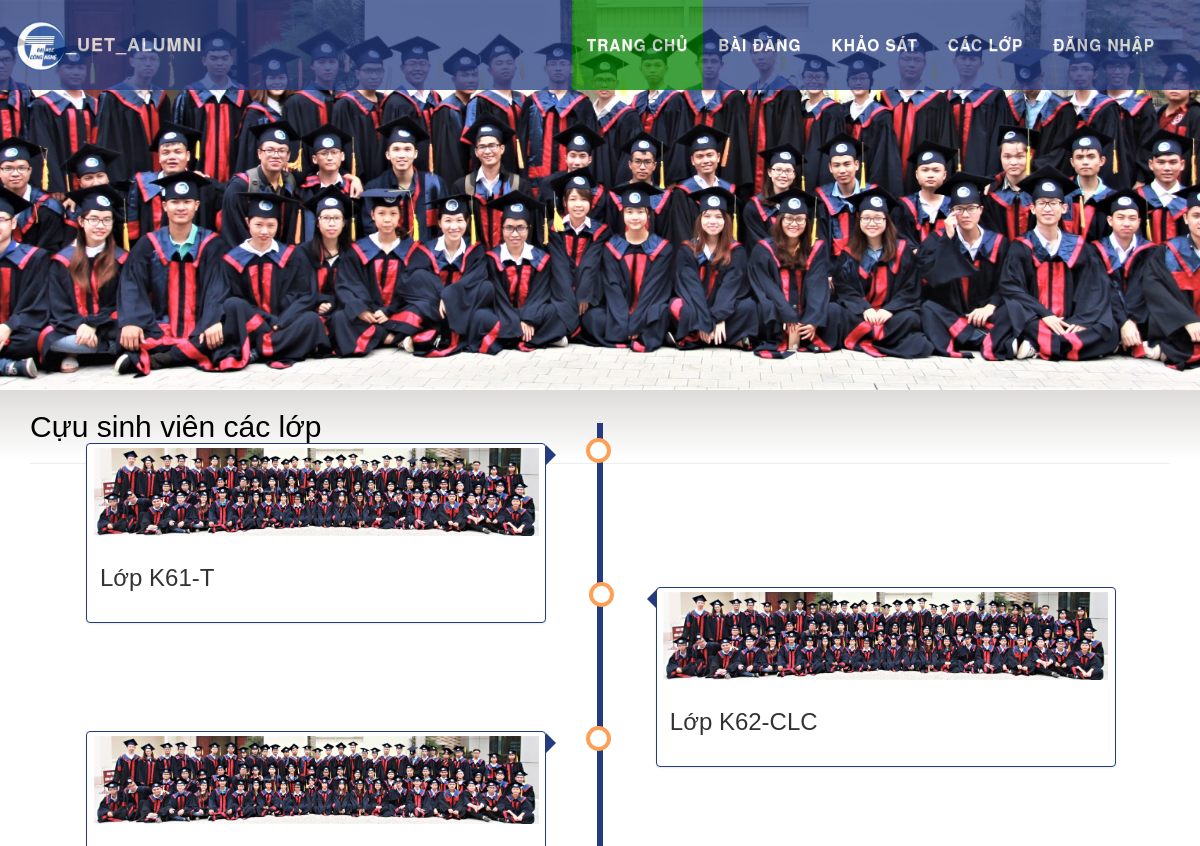
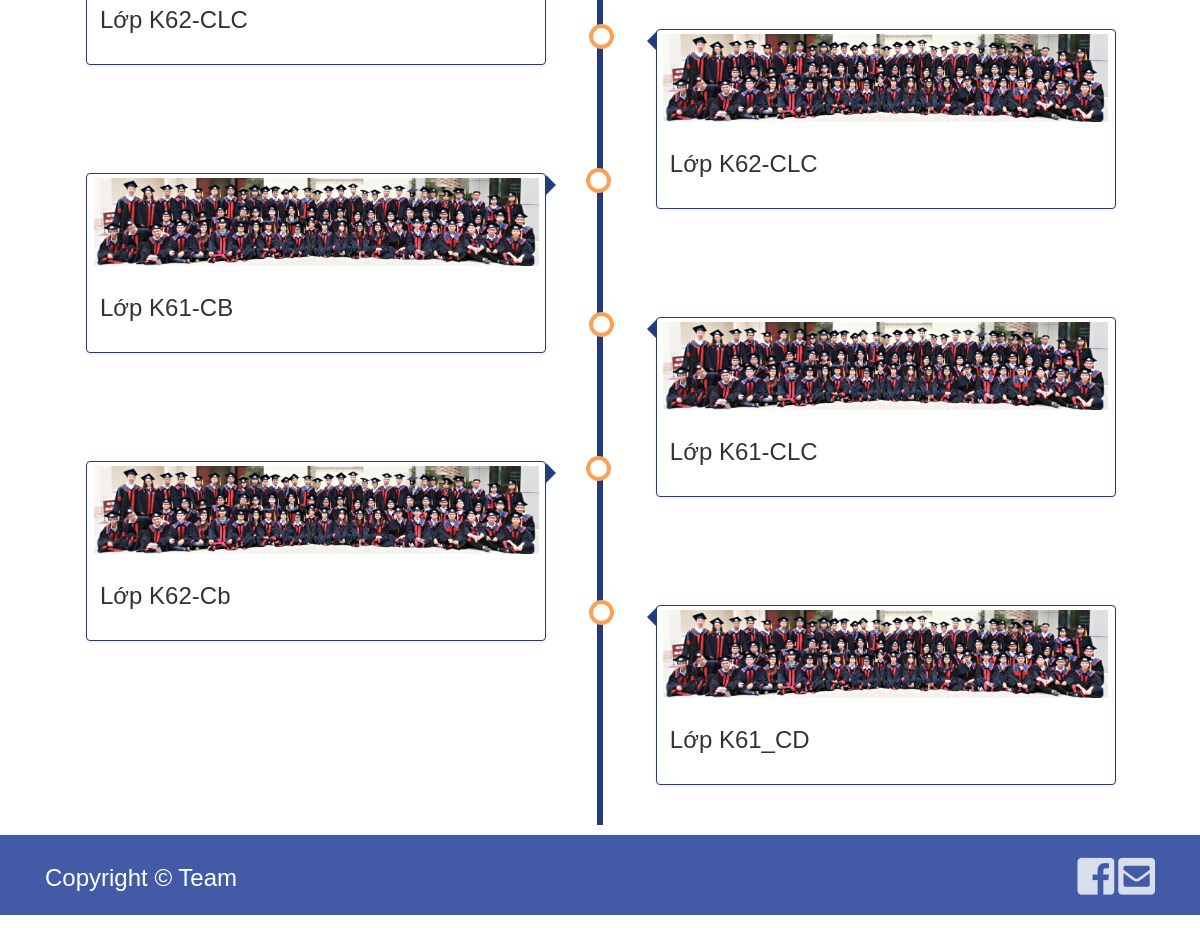
Screenshot of /site/view/ListClasses.php (signed in) with the database file from the repository (2 pictures, top to bottom).
### tables this page shows
CREATE TABLE `lop` (
  `lopID` int(11) NOT NULL,
  `tenlop` varchar(255) NOT NULL,
  `khoaID` int(11) NOT NULL,
  `ka` int(11) NOT NULL COMMENT 'k61, k60, k59',
  `kichhoat` tinyint(1) DEFAULT '0'
);

### site/controller/LopController.php (called while the page is built, shortened)
<?php
require_once ('../../model/Lop.php');
class LopController{
	private $listLop = Array();
	private $soLuongLop ;
	public function __construct($soLuongLop = 0)
	{
		$this->listLop = Array();
		$this->soLuongLop = $soLuongLop;
	}
	public function addOneLop($newLop){
		array_push($this->listLop, $newLop);
	}
	public function getLopInSql(){
		$result = m_admin::getNLopMoiNhat($this->getSoLuongLop());
	}
	public function getListLop()
	{
		return $this->listLop;
	}
	public function getSoLuongLop()
	{
		return $this->soLuongLop;
	}
}

### model/Lop.php (called while the page is built, shortened)
<?php
class Lop{
    private $tenLop = '';
    public function __construct($lopID = -1, $tenLop = "", $khoa = null, $kichHoat = 0){
        $this->tenLop = $tenLop;
    }
    public function getTenLop()
    {
        return $this->tenLop;
    }
}

### model/database.php (called while the page is built, shortened)
<?php
class database{
    var $_dbh= '';
    var $_sql= '';
    public function database($_sql = 'set names "utf8"'){
        $this->_dbh = new PDO('mysql:host=localhost:3306; dbname=qlcsv','root','');
        $this->_dbh->query('set names "utf8"');
    }
	public function setQuery($sql){
        $this->_sql=$sql;
    }
    public function execute($options=array()){
        $this->_cursor=$this->_dbh->prepare($this->_sql);
        $this->_cursor->execute();
        return $this->_cursor;
    }
    public function loadAllRows($options=array()){
        if(!$options){
            if(!$result=$this->execute())
            return false;
        }
        else{
            if(!$result=$this->execute($options))
            return false;
        }
        return $result->fetchAll(PDO::FETCH_OBJ);
    }
    public static function loadAllRowsStatic($sql = 'set names "utf8"'){
		$db = new database($sql);
		$allRow = $db->loadAllRows();
		if (count($allRow)>0){
			return $allRow;
		}else{
			return null;
		}
	}
}
?>

### model/m_admin.php (called while the page is built, shortened)
<?php
include('database.php');
class m_admin extends database{
    static function getnLopMoiNhat($n){
		$sql = 'SELECT * FROM lop
				ORDER BY lop.lopID DESC
				LIMIT '.$n;
		return parent::loadAllRowsStatic($sql);
	}
}
?>

### site/controller/ListClassesController.php (the view, shortened to what this page needs)
<?php
require_once ('../../model/Lop.php');
require_once('LopController.php');
class ListClassesController
{
	public function setListClasses(){
		$listAllClass = new LopController(150);
		$listAllClass->getLopInSql();
		$listClass = $listAllClass->getListLop();
		if (is_array($listClass) || is_object($listClass)) {
			for ($i=0 ; $i<count($listClass) ; $i++){
				($i%2) ? $hand = 'right' : $hand = 'left';
				$s = '<div class="container ' . $hand . '">
							<div class="content">
								<div class="thumbnail aClass">';
				$s.= '				<img src="../../public/ListClasses/img/k60-clc.jpg" alt="a class">';
				$s.= '					<div class="caption">
											<h3>Lớp '. $listClass[$i]->getTenLop() .'</h3>
										</div>';
				$s.= '					<a href="ListAlumni.php?classID='.$listClass[$i]->getLopID().'">
											<div class="chiTiet text-center">
												<i class="fas fa-info-circle"></i>
												<h3>Chi tiết...</h3>
											</div>
										</a>
									</div>
								</div>
							</div>';
				echo $s;
			}
		}
	}
}

### site/view/ListClasses.php (shortened to what this page needs)
<!DOCTYPE html>
<html lang="en">
<head>
	<link rel="stylesheet" href="../../public/vendor/bootstrapv3/css/bootstrap.min.css">
	<link rel="stylesheet" href="../../public/vendor/bootstrapv3/css/bootstrap-theme.min.css">
    <link rel="stylesheet" type="text/css" href="../../public/vendor/fontawesome-free/css/all.min.css">
    <link rel="stylesheet" href="../../public/ListClasses/ListClasses.css">
    <link rel="stylesheet" href="../../public/Home/NavFoo.css">
    <?php
        require_once('../controller/ListClassesController.php');
     ?>
</head>
<body>
    <nav class="navbar navbar-custom navbar-fixed-top" role="navigation">
        <div class="container">
            <div class="navbar-header">
                <a class="logo navbar-brand page-scroll" href="Home.php">
                    <img src="../../public/Home/img/uetLogo.png" alt="">_Uet_Alumni
                </a>
            </div>
            <div class="collapse navbar-collapse navbar-right navbar-main-collapse">
                <ul class="nav navbar-nav">
                    <li class="active" >
                        <a href="Home.php">Trang chủ</a>
                    </li>
                    <li>
                        <a class="" href="#download">Bài đăng</a>
                    </li>
                    <li>
                        <a class="" href="#contact">Khảo sát</a>
                    </li>
                    <li>
                        <a class="" href="ListClasses.php">Các lớp</a>
                    </li>
                    <li>
                        <a class="" href="#">Đăng nhập</a>
                    </li>
                </ul>
            </div>
        </div>
    </nav>
    <div class="myHeader"></div>
    <div class="gradient">
        <div class="container ">
            <div class="title text-left">
                <h2>Cựu sinh viên các lớp</h2>
                <hr>
            </div>
        </div>
    </div>
	<div class="timeline">
        <?php
            $listClassController = new ListClassesController();
            $listClassController->setListClasses();
         ?>
    </div>
    <div class= "footer">
        <div class="container">
            <div class="col-xs-8 col-sm-8 col-md-8 col-lg-8">
                <h3>
                    Copyright &copy; Team
                </h3>
            </div>
            <div class="col-xs-4 col-sm-4 col-md-4 col-lg-4">
                <div class="text-right">
                    <a href="https://www.facebook.com/"><i class="fab fa-facebook-square fa-3x social"></i></a>
                    <a href="mailto:Trongha.hd.98@gmai.com"><i class="fa fa-envelope-square fa-3x social"></i></a>
                </div>
            </div>
        </div>
    </div>
</body>
</html>

### public/ListClasses/ListClasses.css (style rules this page uses)
* { box-sizing: border-box; }
body { font-family: Helvetica, sans-serif; }
body .title { color: black; font-weight: 5px; }
.gradient { height: 69px; background-image: linear-gradient(to bottom,#DDDCDA, white); }
.timeline { position: relative; max-width: 1200px; margin: 0 auto; margin-top: 5%; }
.timeline::after { content: ''; position: absolute; width: 6px; background-color: #253B80; top: 0; bottom: 0; left: 50%; margin-left: -3px; }
.timeline .container { padding: 10px 40px; position: relative; background-color: inherit; width: 50%; }
.timeline .container::after { content: ''; position: absolute; width: 25px; height: 25px; right: -23px; background-color: white; border: 4px solid #FF9F55; top: 15px; border-radius: 50%; z-index: 1; }
.left { left: -26%; margin-top: -8%; }
.right { left: 25%; margin-left: 25.4%; margin-top: -8%; }
.left::before { content: " "; height: 0; position: absolute; top: 22px; width: 0; z-index: 1; right: 32px; border: medium solid white; border-width: 10px 0 10px 10px; border-color: transparent transparent transparent #253B80; }
.right::before { content: " "; height: 0; position: absolute; top: 22px; width: 0; z-index: 1; left: 42px; border: medium solid white; border-width: 10px 10px 10px 0; border-color: transparent #253B80 transparent transparent; }
.right::after { left: -16px; }
div.left .content { margin-top: 10px; margin-left: 58px; }
div.right .content { margin-top: 10px; margin-left: 11px; }
.content { margin: 20px 30px 20px 30px; position: relative; width: 470px; height: 190px; }
.aClass { position: relative; width: 460px; height: 180px; border: solid 1px #253B80; }
.aClass img { max-width: 445px; max-height: 155px; }

### public/Home/NavFoo.css (style rules this page uses)
.myHeader { width: 100%; height: 390px; background: url(img/Slide1.jpg) no-repeat bottom center; background-color: #18bb9c; background-size: cover; }
.navbar-custom { margin-bottom: 0; border-bottom: 1px solid rgba(255,255,255,.3); text-transform: uppercase; font-family: Montserrat,"Helvetica Neue",Helvetica,Arial,sans-serif; background-color: #253B80; opacity: 0.8; }
.navbar-custom .navbar-brand { font-weight: 700; }
.navbar-custom a { color: #fff; font-weight: bold; }
.navbar-custom a.logo { padding: 1px; }
.navbar-custom img { max-width: 50px; }
.navbar-custom .nav li.active { outline: 0; background-color: green; }
@media (min-width:768px) { .navbar-custom { padding: 20px 0; border-bottom: 0; letter-spacing: 1px; background: #253B80; opacity: 0.75; -webkit-transition: background .5s ease-in-out,padding .5s ease-in-out; -moz-transition: background .5s ease-in-out,padding .5s ease-in-out; transition: background .5s ease-in-out,padding .5s ease-in-out; font-size: 110%; } }
@media (min-width:768px) { .navbar-custom .nav li.active { outline: 0; position: relative; margin: -20px 0px; padding: 20px 0px; background-color: green; } }
.footer h3 { margin: 0px; padding: 10px 0px; }
.footer { background-color: #1e3a94d4; color: #fff; height: 80px; padding-top: 20px; margin: 10px 0px 100px; }
.footer i { color: #fff; opacity: 0.8; }

### rows the page displays
lop: tenlop "K61-T"
lop: tenlop "K62-CLC"
lop: tenlop "K62-CLC"
lop: tenlop "K62-CLC"
lop: tenlop "K61-CB"
lop: tenlop "K61-CLC"
lop: tenlop "K62-Cb"
lop: tenlop "K61_CD"
